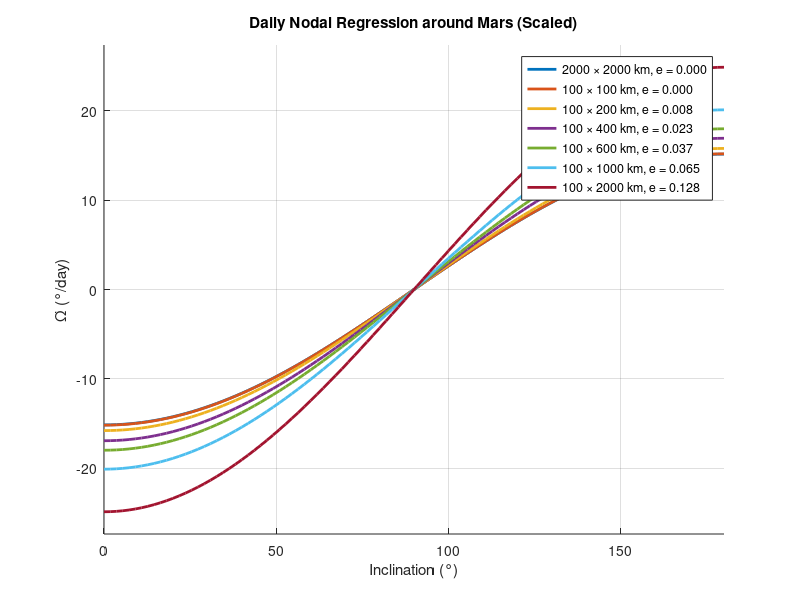
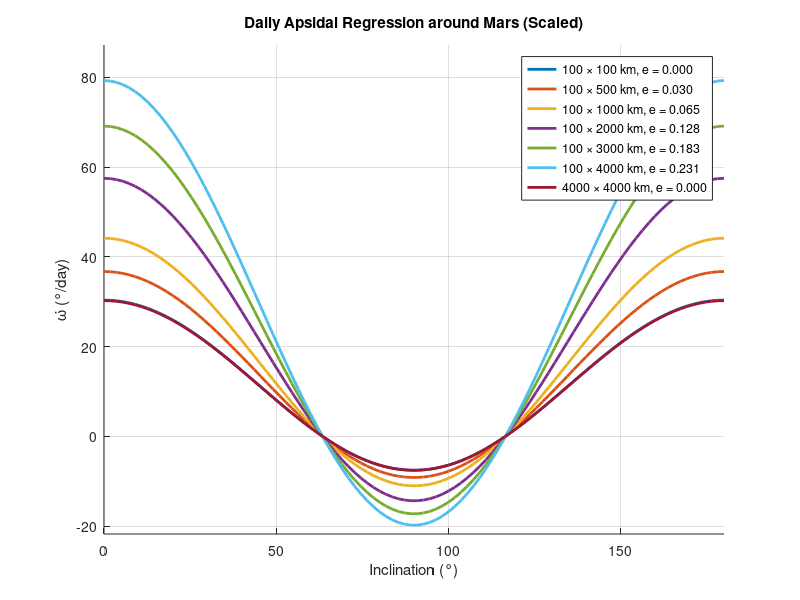

MATLAB code to generate these figures, in order:
clear; clc; close all;

mu = 4.2828e13;
R  = 3396.2e3;
J2 = 1.955e-3;

nodal_orbits = [2000 2000 0; 100 100 0; 100 200 0.008; 100 400 0.023; 100 600 0.037; 100 1000 0.065; 100 2000 0.128];
apsidal_orbits = [100 100 0; 100 500 0.030; 100 1000 0.065; 100 2000 0.128; 100 3000 0.183; 100 4000 0.231; 4000 4000 0];

num_nodal_orbits = size(nodal_orbits, 1);
num_apsidal_orbits = size(apsidal_orbits, 1);

inc = linspace(0, 180, 100);
inc_rad = deg2rad(inc);

nodal_regression = zeros(num_nodal_orbits, length(inc));
apsidal_regression = zeros(num_apsidal_orbits, length(inc));

colors = lines(max(num_nodal_orbits, num_apsidal_orbits));

for j = 1:num_nodal_orbits
    rp = (nodal_orbits(j,1) + R);
    ra = (nodal_orbits(j,2) + R);
    a = (rp + ra) / 2;
    e = nodal_orbits(j,3);
    n = sqrt(mu / a^3);
    nodal_regression(j, :) = -(3/2) * J2 * (R/a)^2 * n * cos(inc_rad);
    nodal_regression(j, :) = rad2deg(nodal_regression(j, :)) * 86400;
    nodal_regression(j, :) = nodal_regression(j, :) * (1 + e * 5);
end

for j = 1:num_apsidal_orbits
    rp = (apsidal_orbits(j,1) + R);
    ra = (apsidal_orbits(j,2) + R);
    a = (rp + ra) / 2;
    e = apsidal_orbits(j,3);
    n = sqrt(mu / a^3);
    apsidal_regression(j, :) = (3/4) * J2 * (R/a)^2 * n * (5 * cos(inc_rad).^2 - 1);
    apsidal_regression(j, :) = rad2deg(apsidal_regression(j, :)) * 86400;
    apsidal_regression(j, :) = apsidal_regression(j, :) * (1 + e * 7);
end

figure;
hold on; grid on;
for j = 1:num_nodal_orbits
    plot(inc, nodal_regression(j, :), 'LineWidth', 2, 'Color', colors(j, :));
end
xlabel('Inclination (°)'); ylabel('\Omegȧ (°/day)');
title('Daily Nodal Regression around Mars (Scaled)');
xlim([0 180]);
ylim([min(nodal_regression(:)) * 1.1, max(nodal_regression(:)) * 1.1]);
legend(arrayfun(@(x) sprintf('%d × %d km, e = %.3f', nodal_orbits(x,1), nodal_orbits(x,2), nodal_orbits(x,3)), 1:num_nodal_orbits, 'UniformOutput', false), 'Location', 'best');
hold off;

figure;
hold on; grid on;
for j = 1:num_apsidal_orbits
    plot(inc, apsidal_regression(j, :), 'LineWidth', 2, 'Color', colors(j, :));
end
xlabel('Inclination (°)'); ylabel('\omegȧ (°/day)');
title('Daily Apsidal Regression around Mars (Scaled)');
xlim([0 180]);
ylim([min(apsidal_regression(:)) * 1.1, max(apsidal_regression(:)) * 1.1]);
legend(arrayfun(@(x) sprintf('%d × %d km, e = %.3f', apsidal_orbits(x,1), apsidal_orbits(x,2), apsidal_orbits(x,3)), 1:num_apsidal_orbits, 'UniformOutput', false), 'Location', 'northeast');
hold off;
